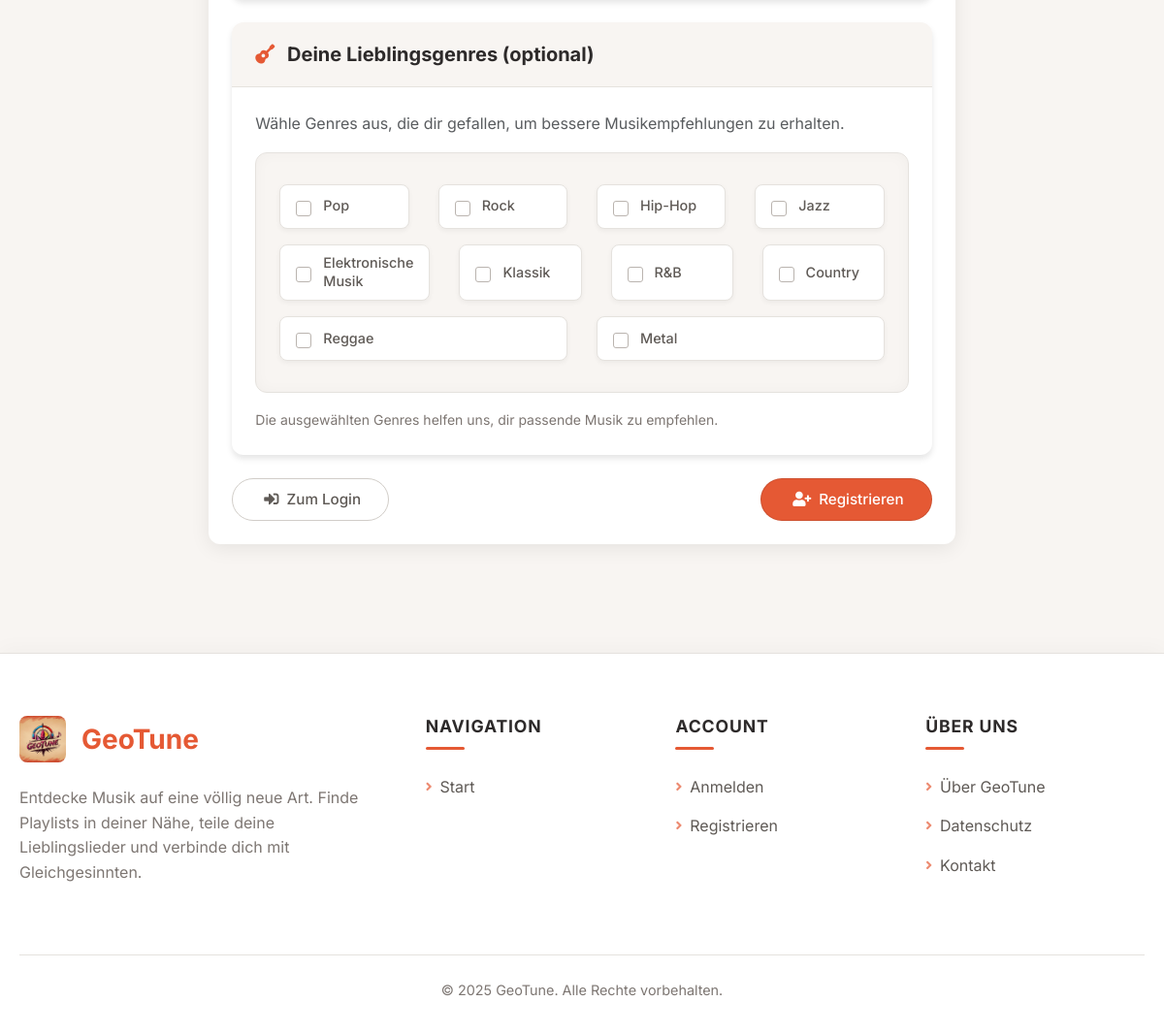
Page /register/ (lower part) on the earlier database version.
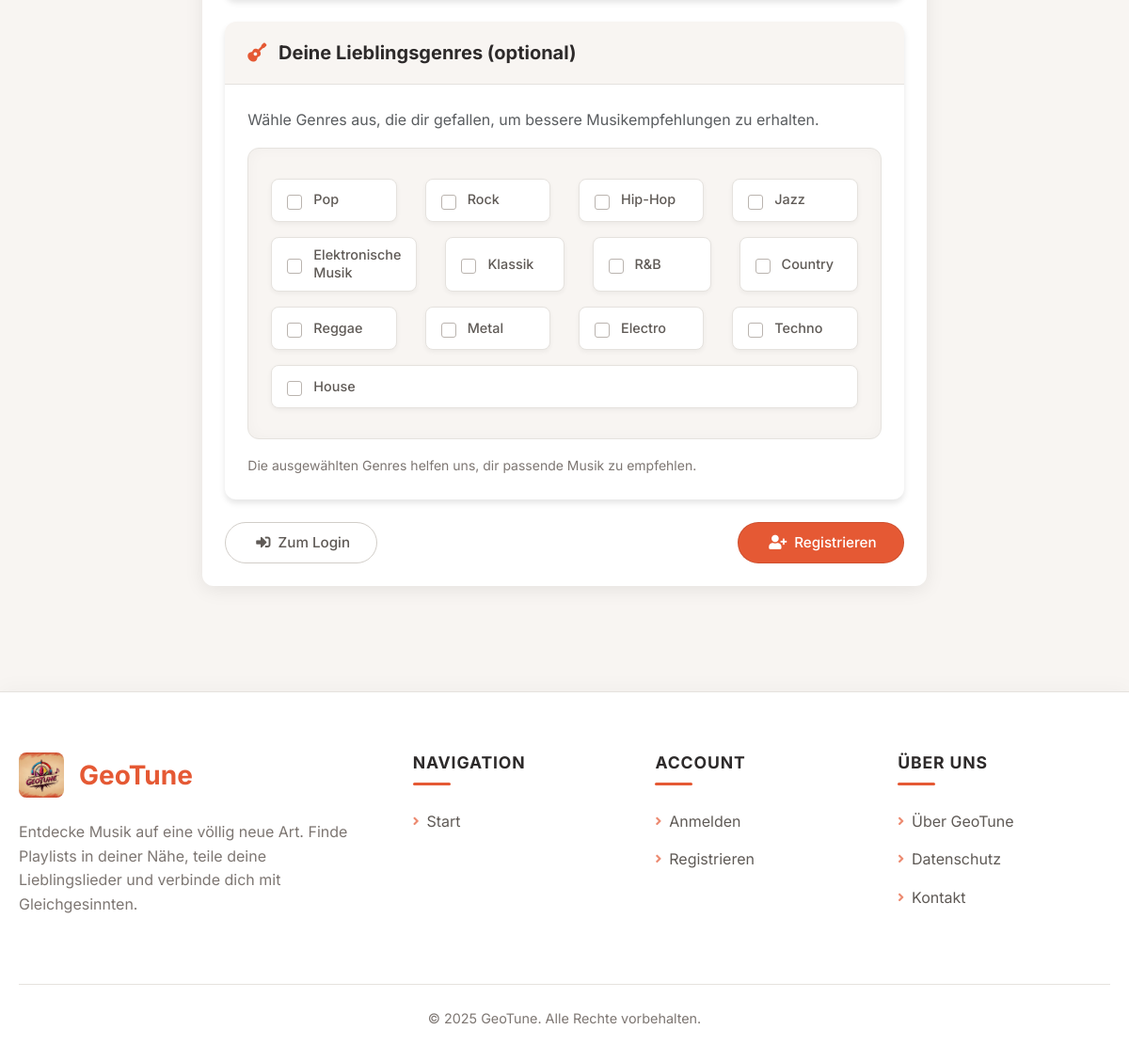
Same page on the later database version.
### geotune/models.py (models this page shows, shortened)
class Genre(models.Model):
    name = models.CharField(max_length=50, unique=True)
    beschreibung = models.TextField(blank=True)

### geotune/views.py (the view)
# urls.py: path('register/', views.register, name='register'),
def register(request):
    if request.method == 'POST':
        form = NutzerCreationForm(request.POST, request.FILES)
        if form.is_valid():
            user = form.save()
            selected_genres = form.cleaned_data.get('genrevorlieben')
            if selected_genres:
                for genre in selected_genres:
                    NutzerGenrePraeferenz.objects.create(
                        nutzer=user,
                        genre=genre,
                        praeferenzlevel=7  # Standard-Präferenzlevel
                    )
            login(request, user)
            messages.success(request, 'Dein Account wurde erfolgreich erstellt!', extra_tags='toast')
            return redirect('index')
    else:
        form = NutzerCreationForm()
    return render(request, 'geotune/registration/register.html', {'form': form, 'genres': Genre.objects.all()})

### geotune/context_processors.py (called while the page is built)
def verbindungsanfragen(request):
    anzahl = 0
    if request.user.is_authenticated:
        anzahl = request.user.erhaltene_verbindungen.filter(status='angefragt').count()
    return {'anzahl_verbindungsanfragen': anzahl}

### geotune/templates/geotune/registration/register.html (shortened to what this page needs)
{% extends 'geotune/base.html' %}
{% block content %}
<div class="row justify-content-center">
    <div class="col-md-8">
        <div class="card shadow mb-4">
            <div class="card-body p-4">
                <form method="post" class="needs-validation" enctype="multipart/form-data" novalidate>
                    <div class="card mb-4">
                        <div class="card-header bg-light">
                            <h5 class="mb-0">
                                <i class="fas fa-guitar text-primary me-2"></i> Deine Lieblingsgenres (optional)
                            </h5>
                        </div>
                        <div class="card-body">
                            <p class="text-muted mb-3">Wähle Genres aus, die dir gefallen, um bessere Musikempfehlungen zu erhalten.</p>
                            <div class="genre-selection">
                                <div class="row row-cols-2 row-cols-md-3 g-2">
                                    {% for genre in genres %}
                                    <div class="col">
                                        <div class="genre-item">
                                            <input type="checkbox" name="genrevorlieben" value="{{ genre.id }}" id="id_genre_{{ genre.id }}" class="form-check-input">
                                            <label for="id_genre_{{ genre.id }}" class="form-check-label">
                                                {{ genre.name }}
                                            </label>
                                        </div>
                                    </div>
                                    {% endfor %}
                                </div>
                            </div>
                            <div class="form-text mt-2">
                                Die ausgewählten Genres helfen uns, dir passende Musik zu empfehlen.
                            </div>
                        </div>
                    </div>
                    <div class="d-flex justify-content-between align-items-center">
                        <a href="{% url 'login' %}" class="btn-custom-secondary">
                            <i class="fas fa-sign-in-alt"></i> Zum Login
                        </a>
                        <button type="submit" class="btn-custom-primary">
                            <i class="fas fa-user-plus"></i> Registrieren
                        </button>
                    </div>
                </form>
            </div>
        </div>
    </div>
</div>
{% endblock %}

Differences in the rows shown:
added Genre: name "Electro"
added Genre: name "Techno"
added Genre: name "House"
